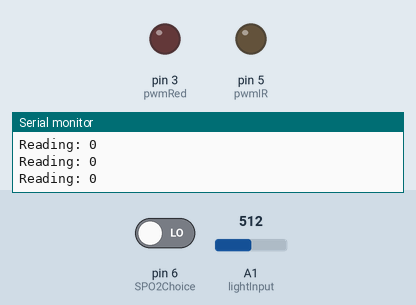
Bench run of a sketch on a simulated Arduino Uno, built with avr-gcc and run on an emulated ATmega328P. Parts: output pins drawn as LEDs (lit = HIGH), the last lines printed to the serial monitor. Inputs (shaded band) come from the test bench; at power-on: pin 6 (SPO2Choice) LOW, A1 (lightInput) = 512.

Above: at 4.8 s.
4.9 s: pin 6 (SPO2Choice) driven HIGH
At 6.9 s:
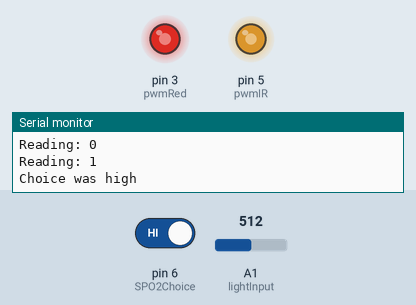
8.4 s: A1 (lightInput) set to 716
At 10.75 s:
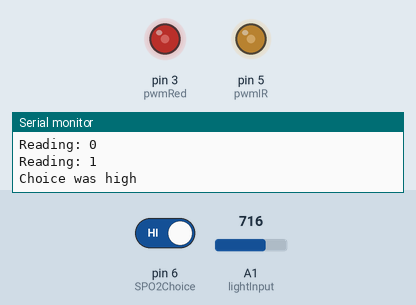
11.9 s: A1 (lightInput) set to 306
16.2 s: A1 (lightInput) set to 122
At 21.15 s:
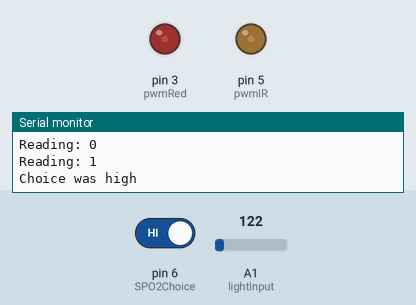
21.6 s: A1 (lightInput) set to 0
Timing chart, 0 to 28.2 s (numbered marks = the images above; inputs shaded):
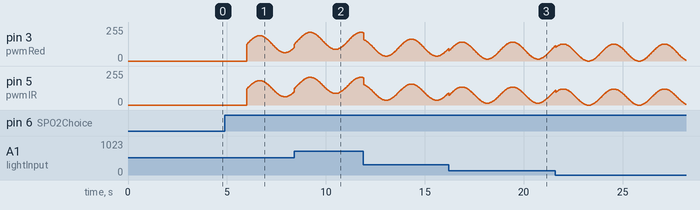

The sketch:

sp02.ino
```cpp
#define SPO2Choice  6
int value;


// Pins to control the LED signals
const int pwmRed = 3;   // PWM for red LED
const int pwmIR  = 5;   // PWM for infrared LED


// Single analog pin for reading the light input
const int lightInput = A1;


// Waveform generation variables
float angle = 0.0;
float angleStep = 0.05; // Lower value = slower waveform (controls BPM)


void setup() {
  Serial.begin(57600); // Serial MUST be this rate (or at least be the same as all the other Arduinos)
  while (!Serial) {
        ;
  }
  Serial.println("SPO2 Initialized");


  pinMode(SPO2Choice, INPUT);
  pinMode(pwmRed, OUTPUT);
  pinMode(pwmIR, OUTPUT);
}


void loop() {
  value = digitalRead(SPO2Choice);
  Serial.print("Reading: ");
  Serial.println(value);


  if (value == 1) {
        Serial.println("Choice was high");
        runSPO2Trial();  // SPO2 module conducts "normal" trial
  }
  /*
  else if (value == 0) {
        Serial.println("Choice was low");
        runSPO2Trial();  // SPO2 module conducts "normal" trial
  }
  */


  delay(2000); // Delay for testing purposes
}


void runSPO2Trial() {
  unsigned long startTime = millis();
  while (millis() - startTime < 60000) { // Run for 1 minute (60000 ms)
        int rawSignal = analogRead(lightInput); // 0–1023
        int basePWM = map(rawSignal, 0, 1023, 0, 127); // Base level


        float pulse = sin(angle); // -1.0 to 1.0
        int modulation = int(pulse * 127.5 + 127.5); // Convert to 0–255


        int pwmValueRed = constrain(basePWM + modulation / 2, 0, 255);
        int pwmValueIR  = constrain(basePWM + modulation / 2 * 0.95, 0, 255); // Slight variation


        analogWrite(pwmRed, pwmValueRed);
        analogWrite(pwmIR, pwmValueIR);


        angle += angleStep;
        if (angle > TWO_PI) angle -= TWO_PI;


        delay(20); // Update frequency
  }


  // Turn off LEDs after trial
  analogWrite(pwmRed, 0);
  analogWrite(pwmIR, 0);
}
```
